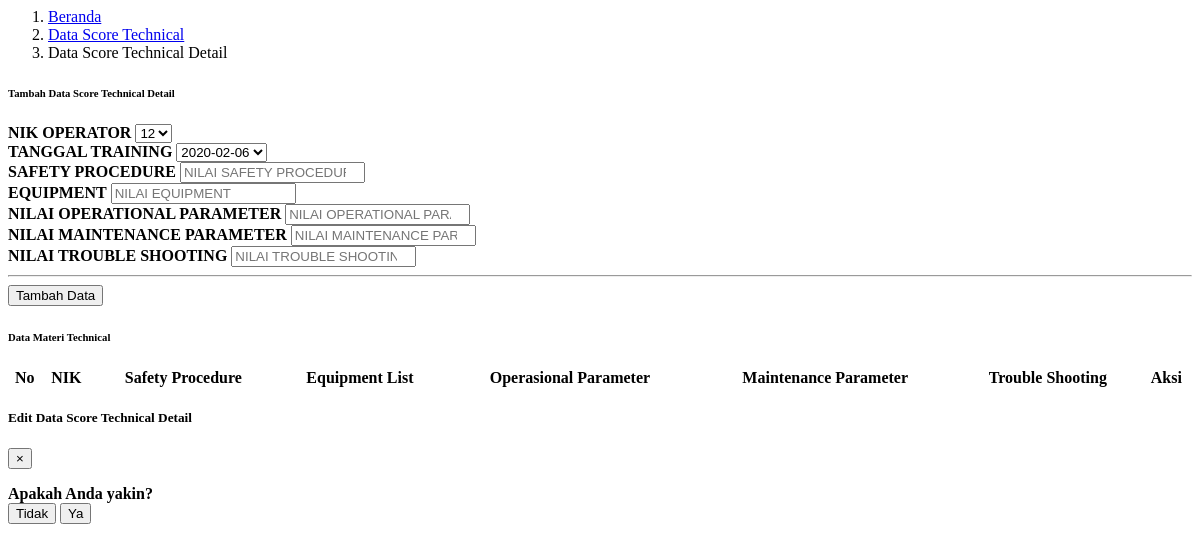
Page /module/admin/dataScoreDetail/dataScoreTechnicalDetail.php on the earlier database version.
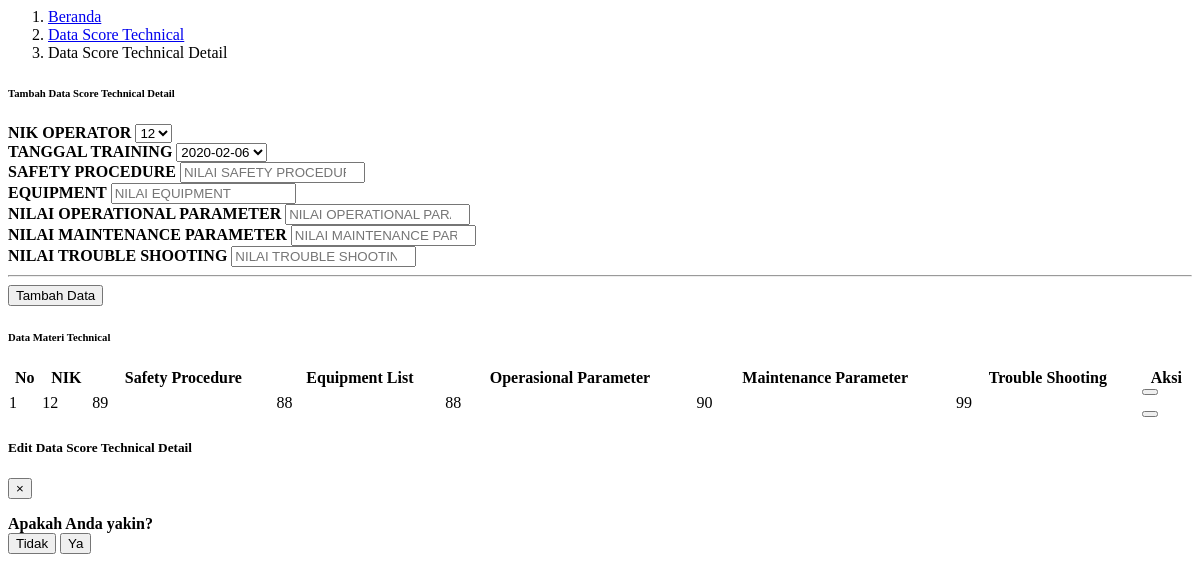
Same page on the later database version.
### tables this page shows
CREATE TABLE `tabel_score_technical_detail` (
  `id_score_technical_detail` int(11) NOT NULL,
  `id_score_technical` int(11) NOT NULL,
  `sftp` int(11) NOT NULL,
  `equipment` int(11) NOT NULL,
  `operational` int(11) NOT NULL,
  `mainten` int(11) NOT NULL,
  `trouble` int(11) NOT NULL
);

CREATE TABLE `tabel_operator` (
  `id_operator` int(30) NOT NULL,
  `id_user` int(11) NOT NULL,
  `id_jabatan` int(11) NOT NULL,
  `nama` varchar(50) NOT NULL,
  `nik` int(20) NOT NULL,
  `foto` text NOT NULL,
  `jenis_kelamin` enum('Laki-Laki','Perempuan') NOT NULL,
  `waktu_tambah` datetime NOT NULL,
  `waktu_edit` datetime NOT NULL
);

### process/proses_adminDataScoreTechnicalDetail.php (called while the page is built, shortened)
<?php
    function tampilScoreTechnical($con)
    {
        $tampilScoreTechnical="SELECT DISTINCT(tst.id_operator), tst.id_score_technical ,tst.*, tp.id_operator, tp.nik FROM tabel_score_technical tst, tabel_operator tp
        WHERE tst.id_operator = tp.id_operator GROUP BY tst.id_operator";
        $resultTampilScoreTechnical=mysqli_query($con, $tampilScoreTechnical);
        return $resultTampilScoreTechnical;
    }
    function tampilScoreTechnicalDate($con)
    {
        $tampilScoreTechnicalDate="SELECT DISTINCT(tst.tanggal_training), tst.id_score_technical ,tst.*, tp.id_operator, tp.nik FROM tabel_score_technical tst, tabel_operator tp
        WHERE tst.id_operator = tp.id_operator GROUP BY tst.tanggal_training";
        $resultTampilScoreTechnicalDate=mysqli_query($con, $tampilScoreTechnicalDate);
        return $resultTampilScoreTechnicalDate;
    }
                ?>

### module/admin/dataScoreDetail/dataScoreTechnicalDetail.php (the view, shortened to what this page needs)
<?php
  include "../config/connection.php";
  include "../process/proses_adminDataScoreTechnicalDetail.php";
?>
<body>
    <div class="container-fluid" id="dataScore">
        <nav aria-label="breadcrumb" class="shadow">
            <ol class="breadcrumb">
                <li class="breadcrumb-item">
                    <a href="index.php?module=home" ><i class="fas fa-fw fa-home"></i>
                        <span>Beranda</span>
                    </a>
                </li>
                <li class="breadcrumb-item" aria-current="page">
                    <a href="index.php?module=dataScoreTechnical" >
                        <span>Data Score Technical</span>
                    </a>
                </li>
                <li class="breadcrumb-item active" aria-current="page">
                    <span>Data Score Technical Detail</span>
                </li>
            </ol>
        </nav>
        <div class="card shadow mb-4">
            <div class="card-header py-3">
                <h6 class="m-0 font-weight-bold text-primary">Tambah Data Score Technical Detail</h6>
            </div>
            <div class="card-body">
                <form class="user" action="../process/proses_adminDataScoreTechnicalDetail.php?module=dataScoreTechnicalDetail&act=tambah" method="POST" enctype="multipart/form-data">
                    <div class ="row">
                        <div class="col-sm-6">
                            <div class="form-group row">
                                <div class="col-sm-12">
                                    <label class="col-sm-6 small d-flex flex-column justify-content-center" for="nikOperatorDetail" style="font-weight: bold">NIK OPERATOR</label>
                                    <?php
                                        $resultTampilScoreTechnical = tampilScoreTechnical($con);
                                    ?>
                                    <select class="custom-select-karyawan" name="nikOperatorDetail">
                                        <?php
                                            if(mysqli_num_rows($resultTampilScoreTechnical) > 0){
                                                while($row = mysqli_fetch_assoc($resultTampilScoreTechnical)){
                                                    echo "<option value='".$row['id_score_technical']."'>".$row['nik']."</option>";
                                                }
                                            }
                                        ?>
                                    </select>
                                </div>
                            </div>
                            <div class="form-group row">
                                <div class="col-sm-12">
                                    <label class="col-sm-6 small d-flex flex-column justify-content-center" for="tanggalTrainingDetail" style="font-weight: bold">TANGGAL TRAINING</label>
                                    <?php
                                        $resultTampilScoreTechnicalDate = tampilScoreTechnicalDate($con);
                                    ?>
                                    <select class="custom-select-karyawan" name="tanggalTrainingDetail">
                                        <?php
                                            if(mysqli_num_rows($resultTampilScoreTechnicalDate) > 0){
                                                while($row = mysqli_fetch_assoc($resultTampilScoreTechnicalDate)){
                                                    echo "<option value='".$row['tanggal_training']."'>".$row['tanggal_training']."</option>";
                                                }
                                            }
                                        ?>
                                    </select>
                                </div>
                            </div>
                            <div class="form-group row">
                                <div class="col-sm-12">
                                    <label class="col-sm-6 small d-flex flex-column justify-content-center" for="sftpDetail" style="font-weight: bold">SAFETY PROCEDURE</label>
                                    <input type="number" class="form-control form-control-user" placeholder="NILAI SAFETY PROCEDURE" id="sftpDetail" name="sftpDetail" required>
                                </div>
                            </div>
                            <div class="form-group row">
                                <div class="col-sm-12">
                                    <label class="col-sm-6 small d-flex flex-column justify-content-center" for="equipmentDetail" style="font-weight: bold">EQUIPMENT</label>
                                    <input type="number" class="form-control form-control-user" placeholder="NILAI EQUIPMENT" id="equipmentDetail" name="equipmentDetail" required>
                                </div>
                            </div>
                        </div>
                        <div class="col-sm-6">
                            <div class="form-group row">
                                <div class="col-sm-12">
                                    <label class="col-sm-6 small d-flex flex-column justify-content-center" for="operationalDetail" style="font-weight: bold">NILAI OPERATIONAL PARAMETER</label>
                                    <input type="number" class="form-control form-control-user" placeholder="NILAI OPERATIONAL PARAMETER" id="operationalDetail" name="operationalDetail" required>
                                </div>
                            </div>
                            <div class="form-group row">
                                <div class="col-sm-12">
                                    <label class="col-sm-6 small d-flex flex-column justify-content-center" for="maintenDetail" style="font-weight: bold">NILAI MAINTENANCE PARAMETER</label>
                                    <input type="number" class="form-control form-control-user" placeholder="NILAI MAINTENANCE PARAMETER" id="maintenDetail" name="maintenDetail" required>
                                </div>
                            </div>
                            <div class="form-group row">
                                <div class="col-sm-12">
                                    <label class="col-sm-6 small d-flex flex-column justify-content-center" for="troubleDetail" style="font-weight: bold">NILAI TROUBLE SHOOTING</label>
                                    <input type="number" class="form-control form-control-user" placeholder="NILAI TROUBLE SHOOTING" id="troubleDetail" name="troubleDetail" required>
                                </div>
                            </div>
                        </div></div>
                        <hr>
                        <div class="form-group">
                            <button type="submit" class="btn btn-success btn-icon-split mb-2 mb-sm-0" name="tambahDataScoreTechnicalDetail">
                                <span class="text">Tambah Data</span>
                            </button>
                        </div>
                    </div>
            </div>
        </div>
        <div class="card shadow mb-4">
            <div class="card-header py-3">
                <h6 class="m-0 font-weight-bold text-primary">Data Materi Technical</h6>
            </div>
            <div class="card-body">
                <div class="table-responsive">
                    <table class="table table-bordered" id="dataTable" width="100%" cellspacing="0">
                        <thead>
                            <tr class="text-center">
                                <th>No</th>
                                <th>NIK</th>
                                <th>Safety Procedure</th>
                                <th>Equipment List</th>
                                <th>Operasional Parameter</th>
                                <th>Maintenance Parameter</th>
                                <th>Trouble Shooting</th>
                                <th>Aksi</th>
                            </tr>
                        </thead>
                        <tbody>
                            <?php
                                $queryTampilData = "SELECT tstd.*, tst.*, tp.id_operator, tp.nik
                                    FROM tabel_score_technical_detail tstd, tabel_score_technical tst, tabel_operator tp
                                    WHERE tst.id_operator = tp.id_operator
                                    AND tstd.id_score_technical = tst.id_score_technical;
                                        ";
                                $resultTampilData = mysqli_query($con, $queryTampilData);
                                $index = 1;
                                if(mysqli_num_rows($resultTampilData) > 0){
                                    while($rowTampilData = mysqli_fetch_assoc($resultTampilData)){
                                        ?>
                                            <tr class="text-center" id-score-technical-detail="<?php echo $rowTampilData["id_score_technical_detail"] ?>">
                                                <td ><?php echo $index; ?></td>
                                                <td class="kategoriMateri"><?php echo $rowTampilData["nik"]; ?></td>
                                                <td class="judulMateri"><?php echo $rowTampilData["sftp"]; ?></td>
                                                <td class="fileMateri"><?php echo $rowTampilData["equipment"]; ?></td>
                                                <td class="fileMateri"><?php echo $rowTampilData["operational"]; ?></td>
                                                <td class="fileMateri"><?php echo $rowTampilData["mainten"]; ?></td>
                                                <td class="fileMateri"><?php echo $rowTampilData["trouble"]; ?></td>
                                                <td>
                                                    <button type="button" class="btn btn-primary edit-dataScoreTechnicalDetail-admin mb-2 mb-sm-0" data-toggle="modal" data-target="#editDataScoreTechnicalDetailModal" id_scoreTechnicalDetailEdit="<?php echo $rowTampilData["id_score_technical_detail"];?>">
                                                    </button>
                                                    <button type="button" class="btn btn-danger hapus-dataScoreTechnicalDetail-admin" data-toggle="modal" data-target="#hapusDataScoreTechnicalDetailModal" id_score_technical_detail="<?php echo $rowTampilData["id_score_technical_detail"];?>">
                                                    </button>
                                                </td>
                                            </tr>
                                        <?php
                                        $index++;
                                    }
                                    ?>
                                    <?php
                                }
                                else{
                                    ?>
                                    <?php
                                }
                            ?>
                        </tbody>
                    </table>
                </div>
            </div>
        </div>
    <div class="modal fade" id="editDataScoreTechnicalDetailModal" tabindex="-1" role="dialog" aria-labelledby="exampleModalLabel" aria-hidden="true">
        <div class="modal-dialog modal-xl" role="document">
            <div class="modal-content">
                <div class="modal-header d-flex justify-content-center bg-scoreTechnicalDetail border-0">
                    <h5 class="modal-title text-white w-100 text-center">Edit Data Score Technical Detail</h5>
                    <button type="button" class="close" data-dismiss="modal" aria-label="Close">
                        <span aria-hidden="true">&times;</span>
                    </button>
                </div>
            </div>
        </div>
    </div>
    <div class="modal fade" id="hapusDataScoreTechnicalDetailModal" tabindex="-1" role="dialog" aria-labelledby="exampleModalLabel" aria-hidden="true">
        <div class="modal-dialog modal-dialog-centered" role="document">
            <div class="modal-content">
                <form action="../process/proses_adminDataScoreTechnicalDetail.php?module=dataScoreTechnicalDetail&act=hapus" method="post">
                    <div class="modal-body pt-5 text-center">
                        <strong>Apakah Anda yakin?</strong>
                        </div>
                    <div class="pb-4 pt-4 d-flex justify-content-around">
                        <button type="button" class="btn btn-danger mr-4 btn-batal" data-dismiss="modal">Tidak</button>
                        <button type="submit" name="hapusDataScoreTechnicalDetail" class="btn btn-success btn-ok">Ya</button>
                    </div>
                </form>
            </div>
        </div>
    </div>
</body>

Differences in the rows shown:
added tabel_score_technical_detail: tabel_operator.nik "12", sftp "89", equipment "88", operational "88", mainten "90", trouble "99"
